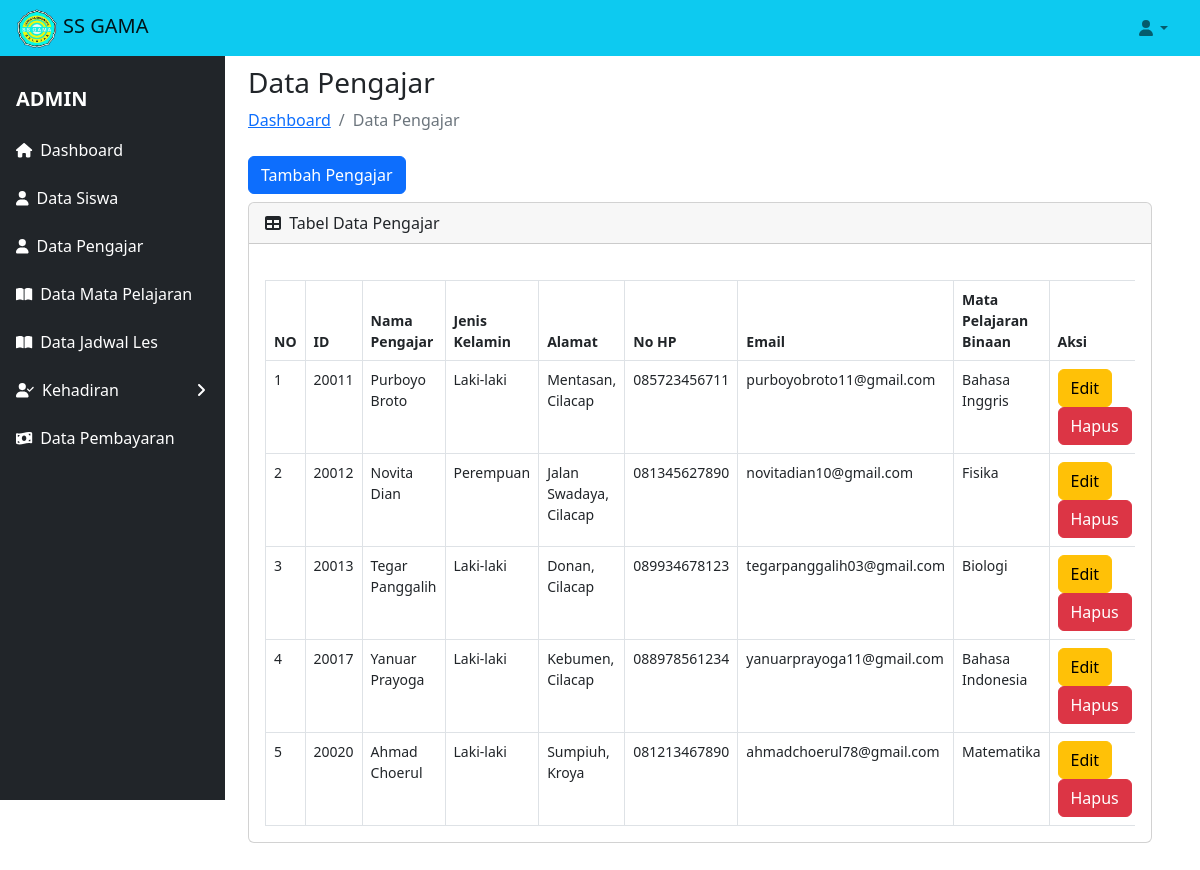
Page /views/tampil_pengajar.php on the committed database.
### tables this page shows
CREATE TABLE `pengajar` (
  `id` int NOT NULL,
  `nama_pengajar` varchar(50) DEFAULT NULL,
  `jenis_kelamin` varchar(9) DEFAULT NULL,
  `alamat` varchar(50) DEFAULT NULL,
  `no_hp` varchar(15) DEFAULT NULL,
  `email` varchar(30) DEFAULT NULL,
  `mapel_binaan` varchar(30) DEFAULT NULL
);

### classes/database.php (called while the page is built, shortened)
<?php
class database
{
    var $host = "localhost";
    var $username = "root";
    var $password = "";
    var $db = "les_privat";
    var $koneksi;
    function __construct()
    {
        $this->koneksi = mysqli_connect($this->host, $this->username, $this->password, $this->db);
    }
    function tampil_pengajar()
    {
        $data = mysqli_query($this->koneksi, "select * from pengajar");
        while ($d = mysqli_fetch_array($data)) {
            $hasil[] = $d;
        }
        return $hasil;
    }
}

### views/tampil_pengajar.php (the view, shortened to what this page needs)
<!DOCTYPE html>
<html lang="en">
<head>
    <link rel="stylesheet" href="https://cdn.jsdelivr.net/npm/bootstrap@5.2.3/dist/css/bootstrap.min.css">
</head>
<body>
    <?php
        include 'header.php';
        include 'sidebar.php';
    ?>
<main class="col-md-9 ms-sm-auto col-lg-10 px-md-4">
        <div class="container-fluid px-4 py-5">
            <h3 class="mt-3 mb-2">Data Pengajar</h3>
            <ol class="breadcrumb mb-4">
                <li class="breadcrumb-item"><a href="dashboard_admin.php">Dashboard</a></li>
                <li class="breadcrumb-item active">Data Pengajar</li>
            </ol>
            <a class="btn btn-primary mb-2" href="input_pengajar.php">Tambah Pengajar</a>
            <div class="card mb-4">
                <div class="card-header">
                    <i class="fas fa-table me-1"></i>
                    Tabel Data Pengajar
                </div>
                <div class="card-body">
                    <div class="table-responsive small">
                        <table class="table table-bordered" id="datatablesSimple">
                            <thead>
                            <tr>
                                <th scope="col">NO</th>
                                <th scope="col">ID</th>
                                <th scope="col">Nama Pengajar</th>
                                <th scope="col">Jenis Kelamin</th>
                                <th scope="col">Alamat</th>
                                <th scope="col">No HP</th>
                                <th scope="col">Email</th>
                                <th scope="col">Mata Pelajaran Binaan</th>
                                <th scope="col">Aksi</th>
                            </tr>
                            </thead>
                            <tbody>
                            <?php
                            $no = 1;
                            foreach($db->tampil_pengajar() as $x){
                                ?>
                                    <td><?php echo $no++ ?></td>
                                    <td><?php echo $x['id'] ?></td>
                                    <td><?php echo $x['nama_pengajar'] ?></td>
                                    <td><?php echo $x['jenis_kelamin'] ?></td>
                                    <td><?php echo $x['alamat'] ?></td>
                                    <td><?php echo $x['no_hp'] ?></td>
                                    <td><?php echo $x['email'] ?></td>
                                    <td><?php echo $x['mapel_binaan'] ?></td>
                                    <td>
                                        <a class="btn btn-warning" href="edit_pengajar.php?id=<?php echo $x['id']; ?>&aksi=edit_pengajar" >Edit</a>
                                        <a class="btn btn-danger" onclick="return confirm('Apakah Anda yakin ingin menghapus?')" href="proses_pengajar.php?id=<?php echo $x['id']; ?>&aksi=hapus_pengajar" >Hapus</a>
                                    </td>
                                <?php
                                }
                                ?>
                            </tbody>
                        </table>
                    </div>
                </div>
            </div>
        </div>
    </main>
</body>
</html>

### rows in the picture
pengajar: id "20011", nama_pengajar "Purboyo Broto", jenis_kelamin "Laki-laki", alamat "Mentasan, Cilacap", no_hp "085723456711", email "purboyobroto11@gmail.com", mapel_binaan "Bahasa Inggris"
pengajar: id "20012", nama_pengajar "Novita Dian", jenis_kelamin "Perempuan", alamat "Jalan Swadaya, Cilacap", no_hp "081345627890", email "novitadian10@gmail.com", mapel_binaan "Fisika"
pengajar: id "20013", nama_pengajar "Tegar Panggalih", jenis_kelamin "Laki-laki", alamat "Donan, Cilacap", no_hp "089934678123", email "tegarpanggalih03@gmail.com", mapel_binaan "Biologi"
pengajar: id "20017", nama_pengajar "Yanuar Prayoga", jenis_kelamin "Laki-laki", alamat "Kebumen, Cilacap", no_hp "088978561234", email "yanuarprayoga11@gmail.com", mapel_binaan "Bahasa Indonesia"
pengajar: id "20020", nama_pengajar "Ahmad Choerul", jenis_kelamin "Laki-laki", alamat "Sumpiuh, Kroya", no_hp "081213467890", email "ahmadchoerul78@gmail.com", mapel_binaan "Matematika"
